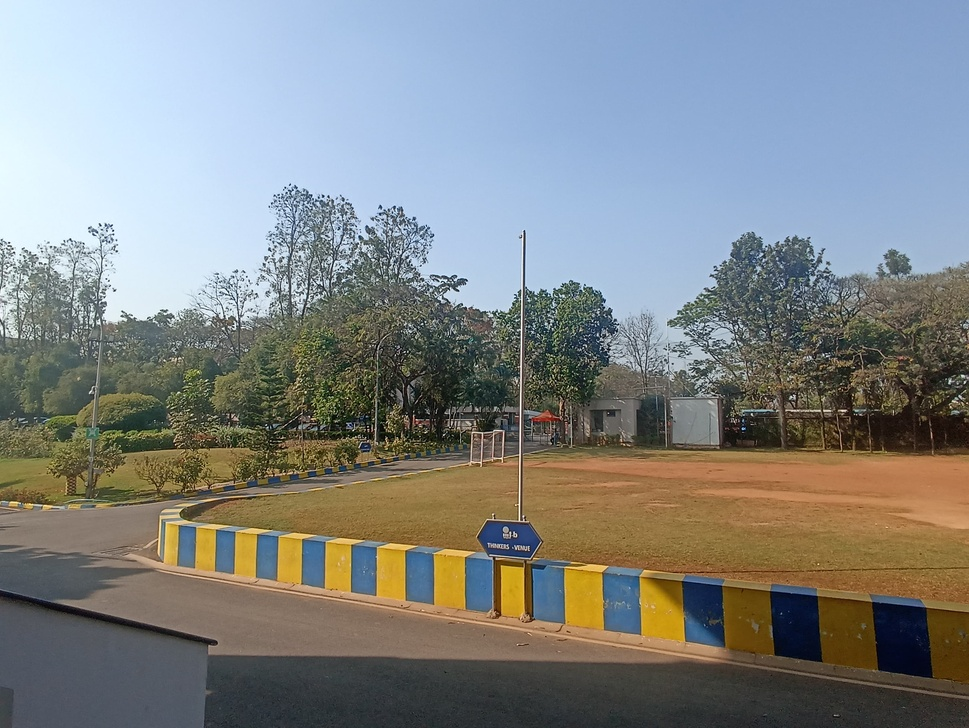
#> input picture Part 2/Panorama_1.jpeg, 969 x 728 px, shrunk from 3280 x 2464 before the run
$ jupyter execute 2.ipynb
#> lines starting #> are read from the running program, lines starting #| are printed output that depends on the picture; after the words box and inside, x2 and y2 are one past the last pixel; in counts of white or black regions, pixels touching at a corner belong together
[cell 1]
#importing the necessary libraries
import cv2
import numpy as np
import matplotlib.pyplot as plt

[cell 2]
#loading the images
image_paths = ["Panorama_1.jpeg", "Panorama_2.jpeg", "Panorama_3.jpeg"]

[cell 3]
# ORB Detector
orb = cv2.ORB_create()

[cell 4]
# Storing keypoints and descriptors
keypoints_list = []
descriptors_list = []
images = []

[cell 5]
# Function for detecting keypoints
def detect_keypoints(image_path):
#> called with image_path = 'Panorama_1.jpeg'
    image = cv2.imread(image_path)
#> image is the input picture: shape (728, 969, 3); mean B, G, R 134.3, 134.2, 129.9
    gray = cv2.cvtColor(image, cv2.COLOR_BGR2GRAY)
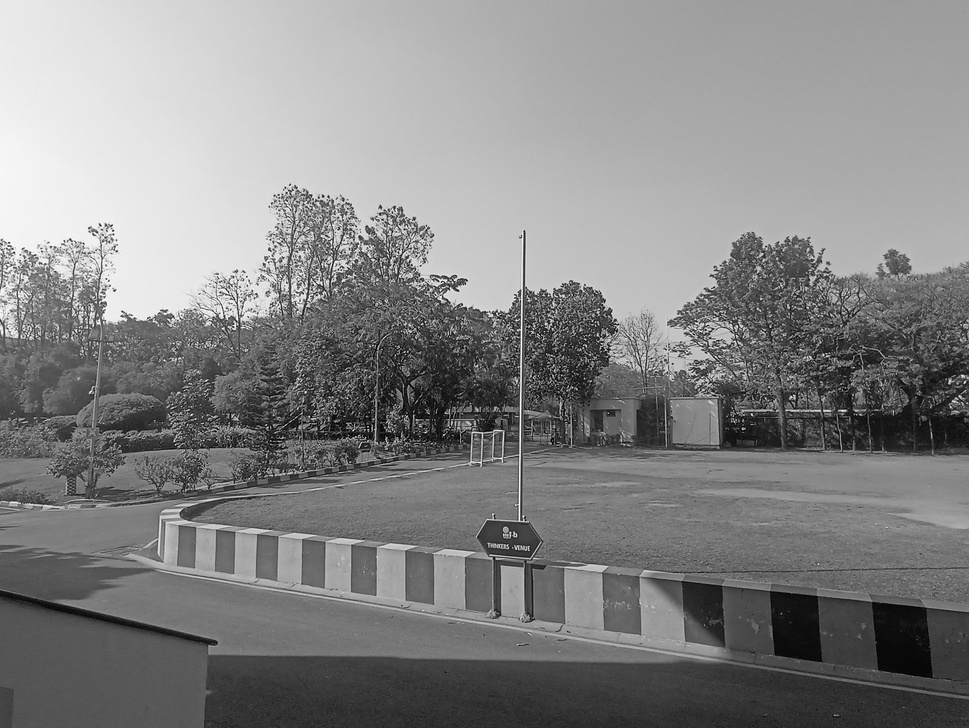
#> gray: shape (728, 969); min 0, max 255, mean 132.9
    keypoints, descriptors = orb.detectAndCompute(gray, None)
#> keypoints = 500 keypoints; strongest (x, y, size): (794, 397, 31), (288, 190, 31), (441, 283, 31), (503, 432, 31)
    return image, keypoints, descriptors

[cell 6]
# Processing each image
for path in image_paths:
    img, kps, des = detect_keypoints(path)
#> kps has the same summary as keypoints in detect_keypoints
    images.append(img)
    keypoints_list.append(kps)
    descriptors_list.append(des)
#> pass 2 of the loop `for path in image_paths:`:
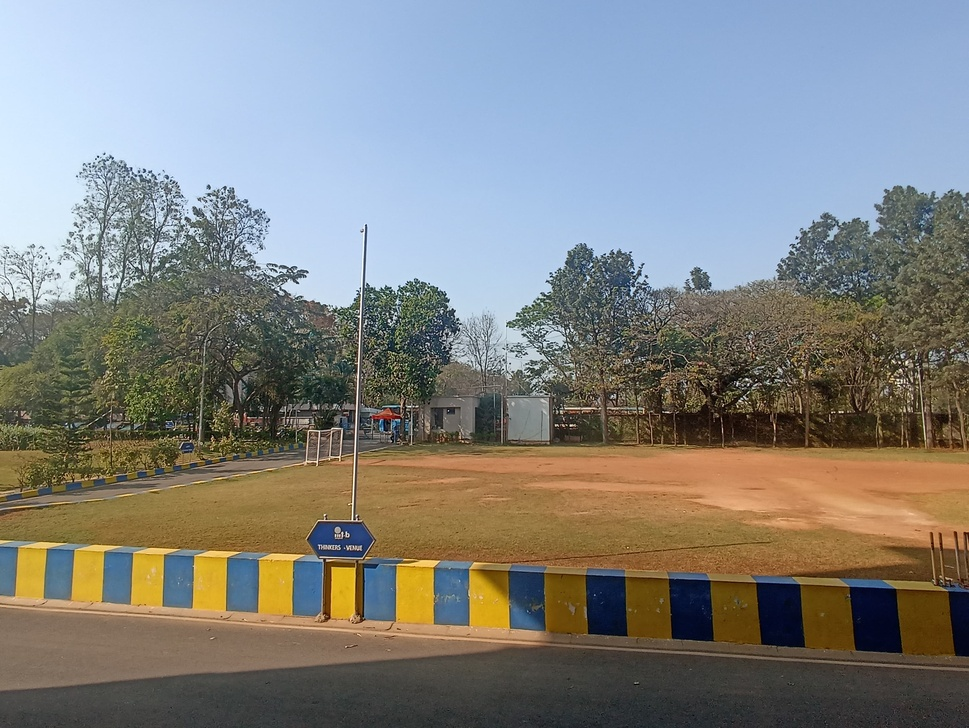
#> input picture Part 2/Panorama_2.jpeg, 969 x 728 px, shrunk from 3280 x 2464 before the run
#> in detect_keypoints, image is the input picture: shape (728, 969, 3); mean B, G, R 128.7, 131.5, 130.4
#> in detect_keypoints (call 2), `gray = cv2.cvtColor(image, cv2.COLOR_BGR2GRAY)`:
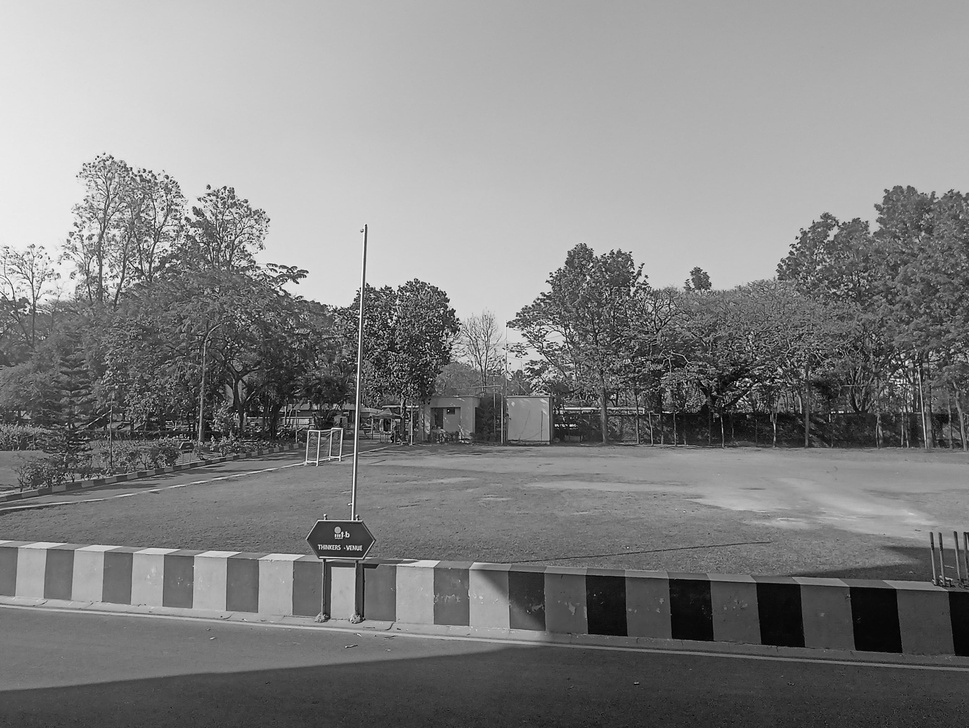
#> gray: shape (728, 969); min 0, max 255, mean 130.9
#> keypoints = 500 keypoints; strongest (x, y, size): (389, 321, 31), (139, 267, 31), (457, 319, 31), (346, 536, 31)
#> `img, kps, des = detect_keypoints(path)`: kps has the same summary as keypoints in detect_keypoints
#> pass 3 of the loop `for path in image_paths:`:
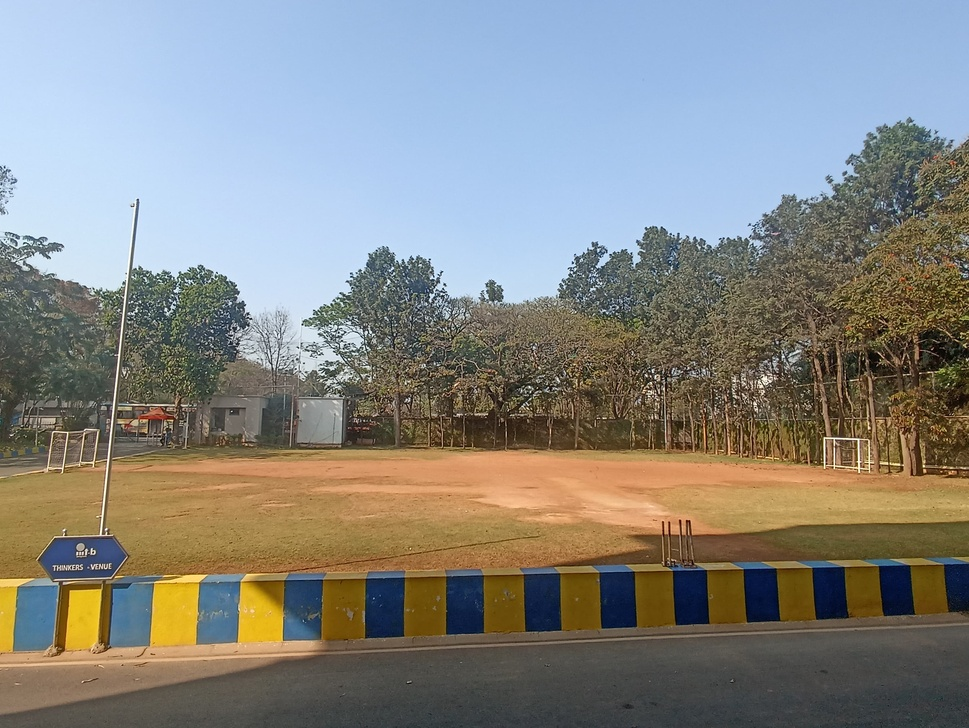
#> input picture Part 2/Panorama_3.jpeg, 969 x 728 px, shrunk from 3280 x 2464 before the run
#> in detect_keypoints, image is the input picture: shape (728, 969, 3); mean B, G, R 131.5, 135.3, 134.6
#> in detect_keypoints (call 3), `gray = cv2.cvtColor(image, cv2.COLOR_BGR2GRAY)`:
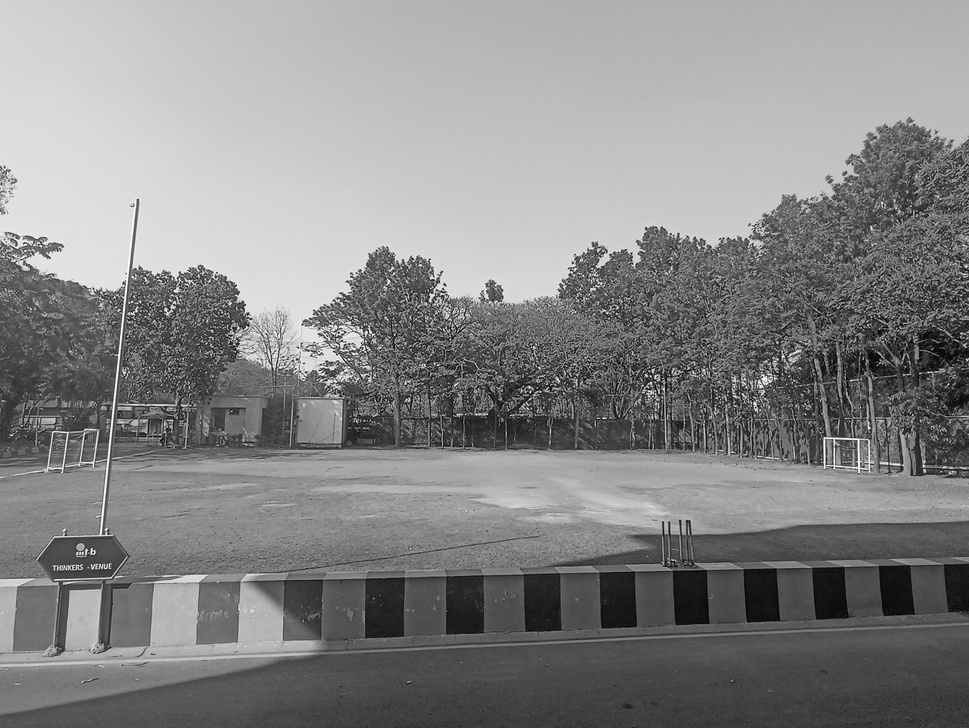
#> gray: shape (728, 969); min 1, max 254, mean 134.7
#> keypoints = 500 keypoints; strongest (x, y, size): (824, 438, 31), (856, 465, 31), (431, 292, 31), (652, 371, 31)
#> `img, kps, des = detect_keypoints(path)`: kps has the same summary as keypoints in detect_keypoints

[cell 7]
# Displaying images with keypoints (with enhanced feature point markings)
fig, axes = plt.subplots(1, len(images), figsize=(25, 10))
for ax, img, kps, path in zip(axes, images, keypoints_list, image_paths):
    img_with_keypoints = cv2.drawKeypoints(img, kps, None, color=(0, 255, 0),
                                           flags=cv2.DRAW_MATCHES_FLAGS_DRAW_RICH_KEYPOINTS)
    ax.imshow(cv2.cvtColor(img_with_keypoints, cv2.COLOR_BGR2RGB))
    ax.set_title(path.split('/')[-1])
    ax.axis("off")
#> this loop made 3 passes
#> pass 1, `img_with_keypoints = cv2.drawKeypoints(img, kps, None, color=(0, 255, ..`:
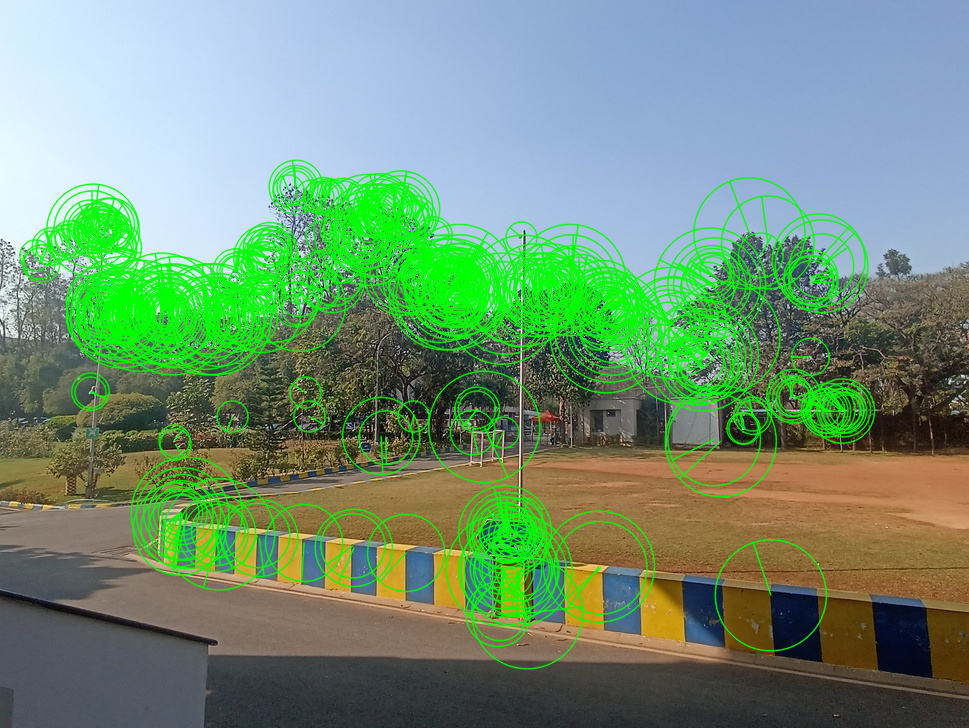
#> img_with_keypoints: shape (728, 969, 3); mean B, G, R 117.3, 146.6, 113.9
#> pass 2, `img_with_keypoints = cv2.drawKeypoints(img, kps, None, color=(0, 255, ..`:
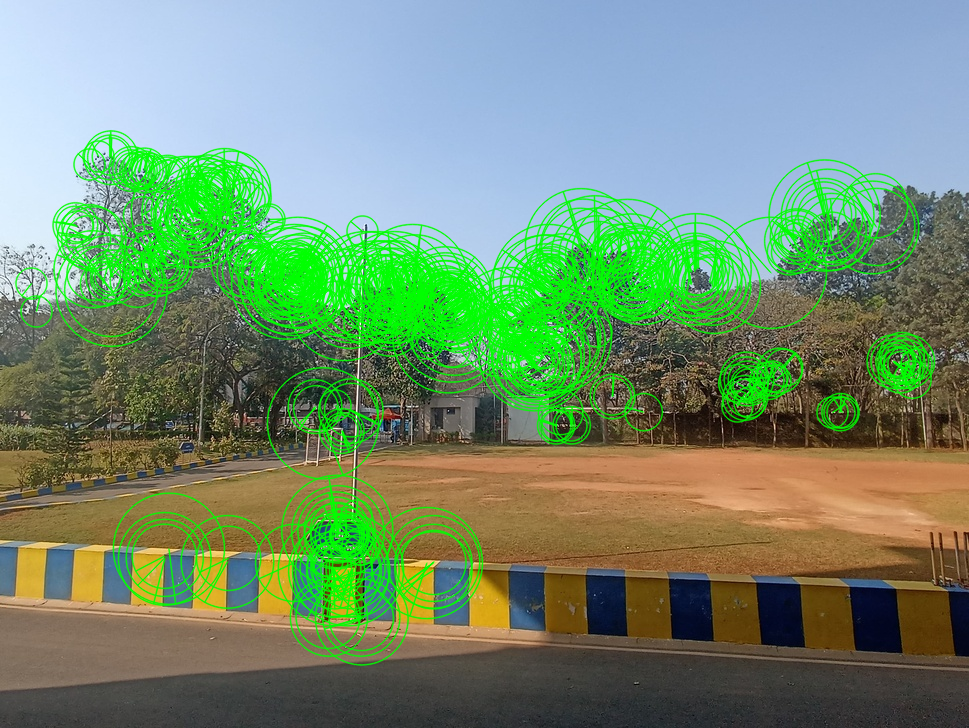
#> img_with_keypoints: shape (728, 969, 3); mean B, G, R 111.8, 144.1, 114.8
plt.show()
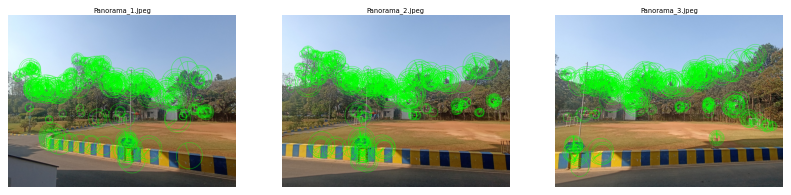
#> figure drawn by matplotlib, 3 panels

[cell 8]
# Image Stitching Function
def stitch_images(images, keypoints_list, descriptors_list):
    matcher = cv2.BFMatcher(cv2.NORM_HAMMING, crossCheck=True)
    panorama = images[0]

    for i in range(1, len(images)):
        matches = matcher.match(descriptors_list[i - 1], descriptors_list[i])
        matches = sorted(matches, key=lambda x: x.distance)  # Sort by best matches

        # Extracting matched keypoints
        src_pts = np.float32([keypoints_list[i - 1][m.queryIdx].pt for m in matches]).reshape(-1, 1, 2)
        dst_pts = np.float32([keypoints_list[i][m.trainIdx].pt for m in matches]).reshape(-1, 1, 2)

        # Computing Homography
        H, _ = cv2.findHomography(dst_pts, src_pts, cv2.RANSAC, 5.0)

        # Extracting dimensions of images
        h1, w1 = panorama.shape[:2]
        h2, w2 = images[i].shape[:2]

        # Warping the images to align with panorama
        warped_img = cv2.warpPerspective(images[i], H, (w1 + w2, h1))
        warped_img[0:h1, 0:w1] = panorama  # Overlay images
        panorama = warped_img
#> this loop made 2 passes
#> (matches, h1, w1, h2, w2) on passes 1 to 2: (226 matches, 728, 969, 728, 969), (212 matches, 728, 1938, 728, 969)
#> pass 1, in stitch_images, `panorama = warped_img`:
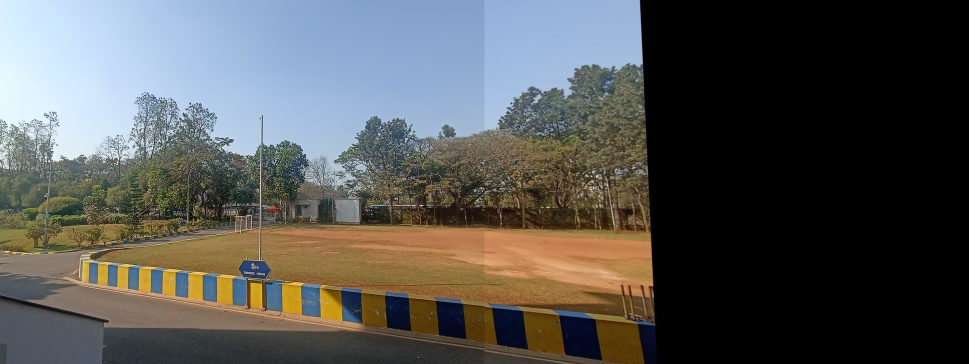
#> panorama: shape (728, 1938, 3) (shown at 1/2 size); mean of channels 0, 1, 2 83.8, 85.7, 85.3; drawn as B, G, R

    # Croping black areas to improve the final output
    gray_panorama = cv2.cvtColor(panorama, cv2.COLOR_BGR2GRAY)
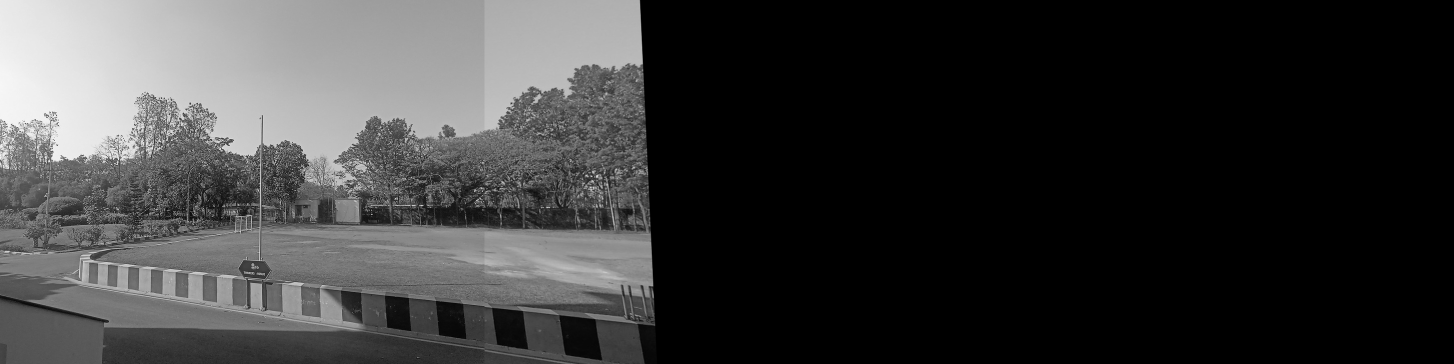
#> gray_panorama: shape (728, 2907) (shown at 1/2 size); min 0, max 255, mean 56.9
    _, thresh = cv2.threshold(gray_panorama, 1, 255, cv2.THRESH_BINARY)
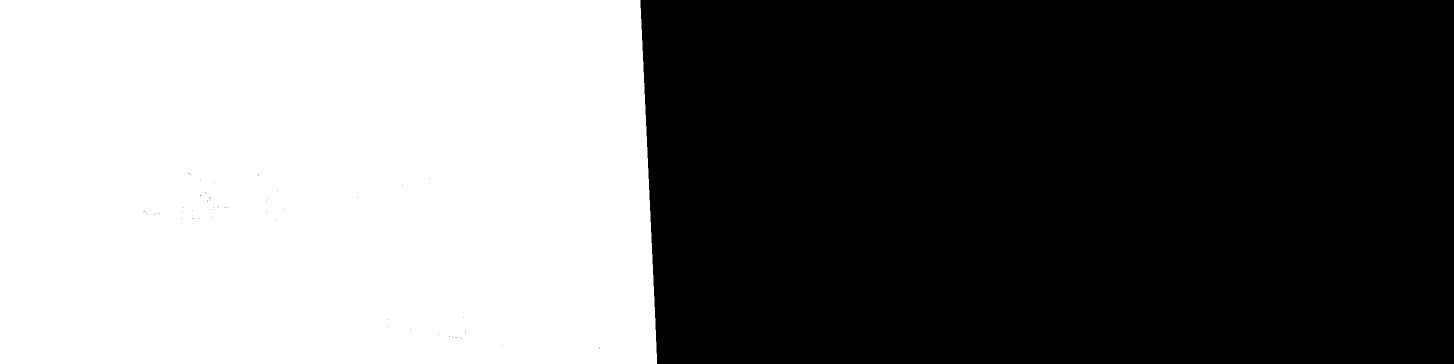
#> thresh: shape (728, 2907) (shown at 1/2 size); 44.6% white; 1 white region, box (x1, y1, x2, y2) and area: (0, 0, 1314, 728) 944689
    coords = cv2.findNonZero(thresh)
#> coords = contour of 944689 points, box (x1, y1, x2, y2) (0, 0, 1314, 728), area 5919
    x, y, w, h = cv2.boundingRect(coords)
#> x = 0; y = 0; w = 1314; h = 728
    panorama = panorama[y:y+h, x:x+w]
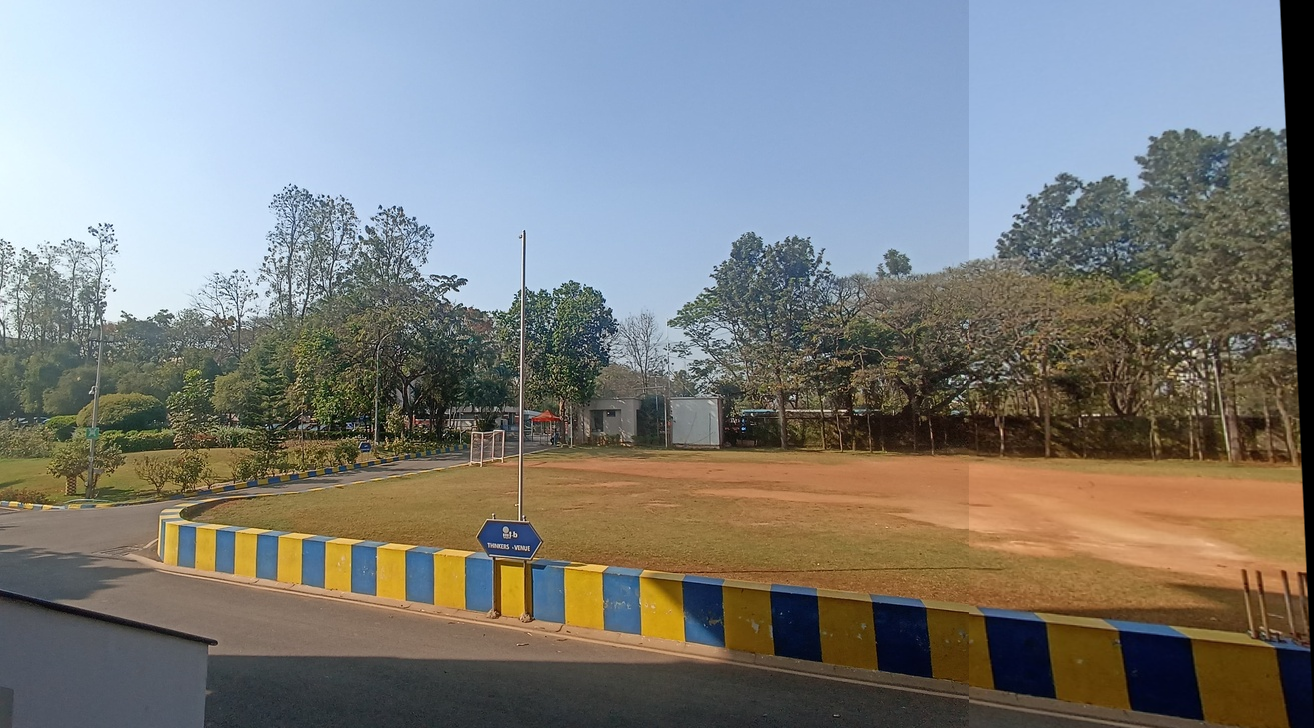
#> panorama: shape (728, 1314, 3); mean of channels 0, 1, 2 123.6, 126.4, 125.7; drawn as B, G, R

    return panorama

[cell 9]
# Performing Image Stitching
stitched_image = stitch_images(images, keypoints_list, descriptors_list)

[cell 10]
# Displaying Final Stitched Panorama
plt.figure(figsize=(20, 10))
plt.imshow(cv2.cvtColor(stitched_image, cv2.COLOR_BGR2RGB))
plt.axis("off")
plt.title("Stitched Panorama")
plt.show()
